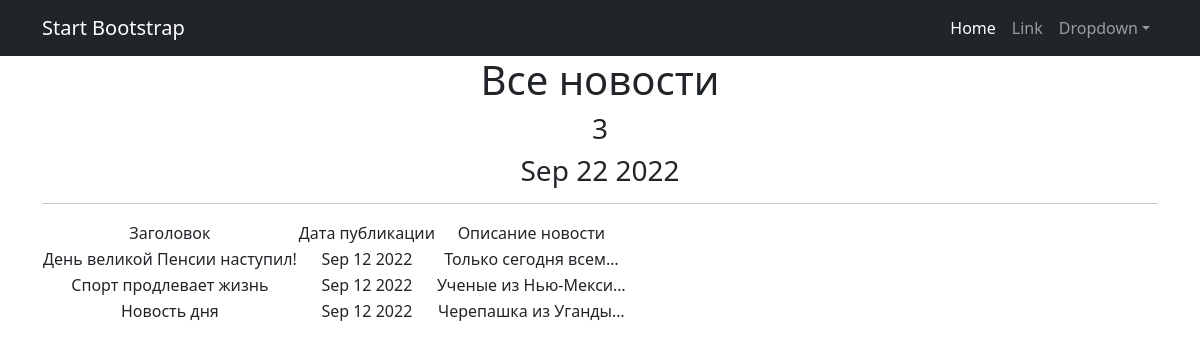
The page /news/ on the database as committed earlier.
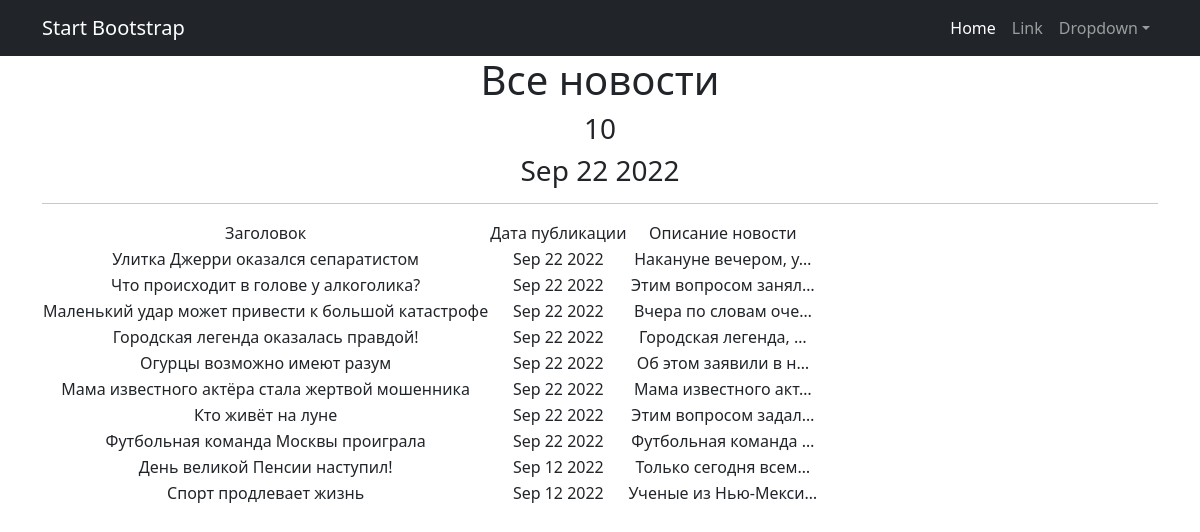
The same page on the database as committed later.
### news/models.py (models this page shows, shortened)
class Post(models.Model):
    author = models.ForeignKey(Author, on_delete=models.CASCADE)
    NEWS = 'NW'
    ARTICLE = 'AR'
    CATEGORY_CHOICES = (
        (NEWS, 'Новость'),
        (ARTICLE, 'Статья')
    )
    categoryType = models.CharField(max_length=2, choices=CATEGORY_CHOICES, default=ARTICLE)
    dateCreation = models.DateTimeField(auto_now_add=True)
    postCategory = models.ManyToManyField(Category, through='PostCategory')
    title = models.CharField(max_length=128)
    text = models.TextField()
    rating = models.SmallIntegerField(default=0)

### news/views.py (the view)
# urls.py: path('', PostsList.as_view(), name='post_list'),
class PostsList(ListView):
    model = Post
    ordering = '-dateCreation'
    template_name = 'posts.html'
    context_object_name = 'posts'
    paginate_by = 10
    def get_queryset(self):
        queryset = super().get_queryset()
        self.filterset = PostFilter(self.request.GET, queryset)
        return self.filterset.qs
    def get_context_data(self, **kwargs):
        context = super().get_context_data(**kwargs)
        context['filterset'] = self.filterset
        return context

### news/templatetags/custom_filters.py (called while the page is built)
@register.filter()
def censor(value):
    bad_words = ('редиска', 'дурак', 'придурок')
    if not isinstance(value, str):
        raise ValueError('Невозможно применить цензор не к строке')
    for word in value.split():
        if word.lower() in bad_words:
            value = value.replace(word, f"{word[0]}{'*' * (len(word) - 1)}")
    return value

### news/templatetags/custom_tags.py (called while the page is built)
@register.simple_tag()
def current_time(format_string='%b %d %Y'):
   return datetime.utcnow().strftime(format_string)

### templates/posts.html (shortened to what this page needs)
{% extends 'flatpages/default.html' %}
{% load custom_filters %}
{% load custom_tags %}
{% block content %}
   <h1>Все новости</h1>
   <h3>{{ posts|length }}</h3>
   <h3>{% current_time '%b %d %Y' %}</h3>
   <hr>
   {% if posts %}
       <table>
           <tr>
               <td>Заголовок</td>
               <td>Дата публикации</td>
               <td>Описание новости</td>
           </tr>
           {% for post in posts %}
           <tr>
               <td>{{ post.title }}</td>
               <td>{{ post.dateCreation|date:'M d Y' }}</td>
               <td>{{ post.text|censor|truncatechars:20 }}</td>
           </tr>
           {% endfor %}
       </table>
   {% else %}
       <h2>Новостей нет!</h2>
   {% endif %}
{% endblock content %}

### templates/flatpages/default.html (shortened to what this page needs)
<!DOCTYPE html>
<html lang="en">
    <head>
        {%load static%}
        <link href="{% static 'css/styles.css' %}" rel="stylesheet" />
    </head>
    <body>
        <nav class="navbar navbar-expand-lg navbar-dark bg-dark">
            <div class="container">
                <a class="navbar-brand" href="#">Start Bootstrap</a>
                <div class="collapse navbar-collapse" id="navbarSupportedContent">
                    <ul class="navbar-nav ms-auto mb-2 mb-lg-0">
                        <li class="nav-item"><a class="nav-link active" aria-current="page" href="#">Home</a></li>
                        <li class="nav-item"><a class="nav-link" href="#">Link</a></li>
                        <li class="nav-item dropdown">
                            <a class="nav-link dropdown-toggle" id="navbarDropdown" href="#" role="button" data-bs-toggle="dropdown" aria-expanded="false">Dropdown</a>
                        </li>
                    </ul>
                </div>
            </div>
        </nav>
        <div class="container">
           <div class="row">
               <div class="col-lg-12 text-center">
                   {% block content %}
                   {% endblock content %}
               </div>
           </div>
        </div>
    </body>
</html>

Rows that differ between the two databases and show on the page:
no longer on this page (row unchanged): Post: title "Новость дня", dateCreation "Sep 12 2022", text|censor "Черепашка из Уганды…"
added Post: title "Улитка Джерри оказался сепаратистом", dateCreation "Sep 22 2022", text|censor "Накануне вечером, у…"
added Post: title "Что происходит в голове у алкоголика?", dateCreation "Sep 22 2022", text|censor "Этим вопросом занял…"
added Post: title "Маленький удар может привести к большой катастрофе", dateCreation "Sep 22 2022", text|censor "Вчера по словам оче…"
added Post: title "Городская легенда оказалась правдой!", dateCreation "Sep 22 2022", text|censor "Городская легенда, …"
added Post: title "Огурцы возможно имеют разум", dateCreation "Sep 22 2022", text|censor "Об этом заявили в н…"
added Post: title "Мама известного актёра стала жертвой мошенника", dateCreation "Sep 22 2022", text|censor "Мама известного акт…"
added Post: title "Кто живёт на луне", dateCreation "Sep 22 2022", text|censor "Этим вопросом задал…"
added Post: title "Футбольная команда Москвы проиграла", dateCreation "Sep 22 2022", text|censor "Футбольная команда …"
Other text that changed with them:
{{ posts|length }}: "3" → "10"
